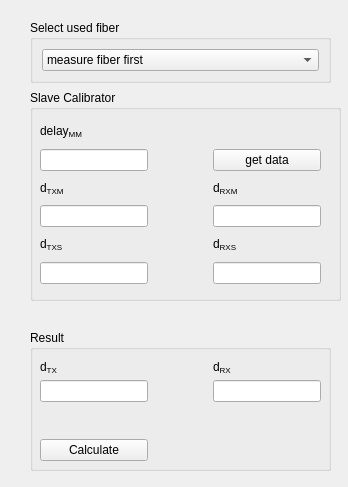
<?xml version="1.0" encoding="UTF-8"?>
<ui version="4.0">
 <class>form_calibrator</class>
 <widget class="QWidget" name="form_calibrator">
  <property name="geometry">
   <rect>
    <x>0</x>
    <y>0</y>
    <width>348</width>
    <height>487</height>
   </rect>
  </property>
  <property name="windowTitle">
   <string>Form</string>
  </property>
  <widget class="QGroupBox" name="groupBox_2">
   <property name="geometry">
    <rect>
     <x>30</x>
     <y>90</y>
     <width>311</width>
     <height>211</height>
    </rect>
   </property>
   <property name="title">
    <string>Slave Calibrator</string>
   </property>
   <widget class="QWidget" name="gridLayoutWidget_2">
    <property name="geometry">
     <rect>
      <x>10</x>
      <y>30</y>
      <width>281</width>
      <height>164</height>
     </rect>
    </property>
    <layout class="QGridLayout" name="gridLayout_2">
     <item row="0" column="0">
      <widget class="QLabel" name="label_6">
       <property name="text">
        <string>&lt;html&gt;&lt;head/&gt;&lt;body&gt;&lt;p&gt;delay&lt;span style=&quot; vertical-align:sub;&quot;&gt;MM&lt;/span&gt;&lt;/p&gt;&lt;/body&gt;&lt;/html&gt;</string>
       </property>
      </widget>
     </item>
     <item row="4" column="0">
      <widget class="QLineEdit" name="dtxm"/>
     </item>
     <item row="6" column="0">
      <widget class="QLineEdit" name="dtxs"/>
     </item>
     <item row="4" column="2">
      <widget class="QLineEdit" name="drxm"/>
     </item>
     <item row="5" column="2">
      <widget class="QLabel" name="label_7">
       <property name="text">
        <string>&lt;html&gt;&lt;head/&gt;&lt;body&gt;&lt;p&gt;d&lt;span style=&quot; vertical-align:sub;&quot;&gt;RXS&lt;/span&gt;&lt;/p&gt;&lt;/body&gt;&lt;/html&gt;</string>
       </property>
      </widget>
     </item>
     <item row="3" column="2">
      <widget class="QLabel" name="label_8">
       <property name="text">
        <string>&lt;html&gt;&lt;head/&gt;&lt;body&gt;&lt;p&gt;d&lt;span style=&quot; vertical-align:sub;&quot;&gt;RXM&lt;/span&gt;&lt;/p&gt;&lt;/body&gt;&lt;/html&gt;</string>
       </property>
      </widget>
     </item>
     <item row="2" column="0">
      <widget class="QLineEdit" name="delaymm"/>
     </item>
     <item row="6" column="2">
      <widget class="QLineEdit" name="drxs"/>
     </item>
     <item row="3" column="0">
      <widget class="QLabel" name="label_9">
       <property name="text">
        <string>&lt;html&gt;&lt;head/&gt;&lt;body&gt;&lt;p&gt;d&lt;span style=&quot; vertical-align:sub;&quot;&gt;TXM&lt;/span&gt;&lt;/p&gt;&lt;/body&gt;&lt;/html&gt;</string>
       </property>
      </widget>
     </item>
     <item row="5" column="0">
      <widget class="QLabel" name="label_10">
       <property name="text">
        <string>&lt;html&gt;&lt;head/&gt;&lt;body&gt;&lt;p&gt;d&lt;span style=&quot; vertical-align:sub;&quot;&gt;TXS&lt;/span&gt;&lt;/p&gt;&lt;/body&gt;&lt;/html&gt;</string>
       </property>
      </widget>
     </item>
     <item row="2" column="1">
      <spacer name="horizontalSpacer_2">
       <property name="orientation">
        <enum>Qt::Horizontal</enum>
       </property>
       <property name="sizeHint" stdset="0">
        <size>
         <width>40</width>
         <height>20</height>
        </size>
       </property>
      </spacer>
     </item>
     <item row="2" column="2">
      <widget class="QPushButton" name="but_getdata">
       <property name="text">
        <string>get data</string>
       </property>
      </widget>
     </item>
    </layout>
   </widget>
  </widget>
  <widget class="QGroupBox" name="groupBox">
   <property name="geometry">
    <rect>
     <x>30</x>
     <y>20</y>
     <width>301</width>
     <height>63</height>
    </rect>
   </property>
   <property name="title">
    <string>Select used fiber</string>
   </property>
   <layout class="QGridLayout" name="gridLayout">
    <item row="0" column="0">
     <widget class="QComboBox" name="combo_selfiber">
      <item>
       <property name="text">
        <string>measure fiber first</string>
       </property>
      </item>
     </widget>
    </item>
   </layout>
  </widget>
  <widget class="QGroupBox" name="groupBox_3">
   <property name="geometry">
    <rect>
     <x>30</x>
     <y>330</y>
     <width>301</width>
     <height>141</height>
    </rect>
   </property>
   <property name="title">
    <string>Result</string>
   </property>
   <widget class="QWidget" name="gridLayoutWidget">
    <property name="geometry">
     <rect>
      <x>10</x>
      <y>30</y>
      <width>281</width>
      <height>101</height>
     </rect>
    </property>
    <layout class="QGridLayout" name="gridLayout_4">
     <item row="3" column="0">
      <widget class="QPushButton" name="but_calculate">
       <property name="text">
        <string>Calculate</string>
       </property>
      </widget>
     </item>
     <item row="1" column="0">
      <widget class="QLineEdit" name="calib_dtx">
       <property name="readOnly">
        <bool>true</bool>
       </property>
      </widget>
     </item>
     <item row="1" column="2">
      <widget class="QLineEdit" name="calib_drx">
       <property name="readOnly">
        <bool>true</bool>
       </property>
      </widget>
     </item>
     <item row="1" column="1">
      <spacer name="horizontalSpacer">
       <property name="orientation">
        <enum>Qt::Horizontal</enum>
       </property>
       <property name="sizeHint" stdset="0">
        <size>
         <width>40</width>
         <height>20</height>
        </size>
       </property>
      </spacer>
     </item>
     <item row="0" column="2">
      <widget class="QLabel" name="label_2">
       <property name="text">
        <string>&lt;html&gt;&lt;head/&gt;&lt;body&gt;&lt;p&gt;d&lt;span style=&quot; vertical-align:sub;&quot;&gt;RX&lt;/span&gt;&lt;/p&gt;&lt;/body&gt;&lt;/html&gt;</string>
       </property>
      </widget>
     </item>
     <item row="2" column="0">
      <spacer name="verticalSpacer">
       <property name="orientation">
        <enum>Qt::Vertical</enum>
       </property>
       <property name="sizeHint" stdset="0">
        <size>
         <width>20</width>
         <height>40</height>
        </size>
       </property>
      </spacer>
     </item>
     <item row="0" column="0">
      <widget class="QLabel" name="label">
       <property name="text">
        <string>&lt;html&gt;&lt;head/&gt;&lt;body&gt;&lt;p&gt;d&lt;span style=&quot; vertical-align:sub;&quot;&gt;TX&lt;/span&gt;&lt;/p&gt;&lt;/body&gt;&lt;/html&gt;</string>
       </property>
      </widget>
     </item>
    </layout>
   </widget>
  </widget>
 </widget>
 <resources/>
 <connections/>
 <designerdata>
  <property name="gridDeltaX">
   <number>10</number>
  </property>
  <property name="gridDeltaY">
   <number>10</number>
  </property>
  <property name="gridSnapX">
   <bool>true</bool>
  </property>
  <property name="gridSnapY">
   <bool>true</bool>
  </property>
  <property name="gridVisible">
   <bool>true</bool>
  </property>
 </designerdata>
</ui>
